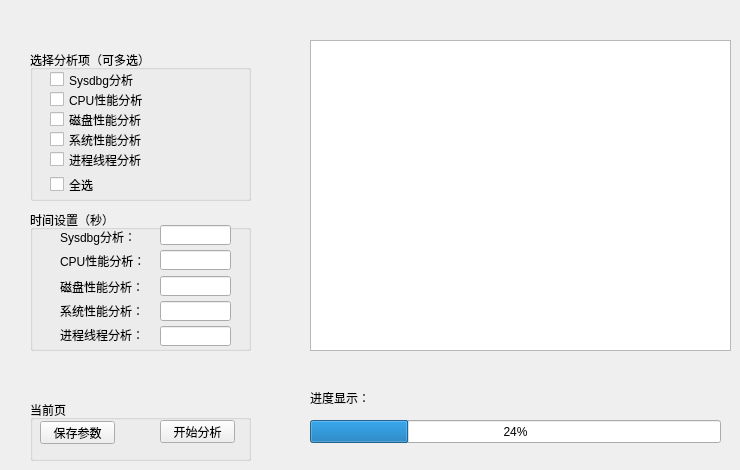
    <widget class="QWidget" name="tab_Advance">
     <attribute name="title">
      <string>高级分析</string>
     </attribute>
     <widget class="QTextBrowser" name="textBrowser_Advanced">
      <property name="geometry">
       <rect>
        <x>310</x>
        <y>40</y>
        <width>421</width>
        <height>311</height>
       </rect>
      </property>
     </widget>
     <widget class="QLabel" name="label_5">
      <property name="geometry">
       <rect>
        <x>310</x>
        <y>390</y>
        <width>72</width>
        <height>15</height>
       </rect>
      </property>
      <property name="text">
       <string>进度显示：</string>
      </property>
     </widget>
     <widget class="QProgressBar" name="progressBar_Advanced">
      <property name="geometry">
       <rect>
        <x>310</x>
        <y>420</y>
        <width>411</width>
        <height>23</height>
       </rect>
      </property>
      <property name="value">
       <number>24</number>
      </property>
     </widget>
     <widget class="QGroupBox" name="groupBox_AdvancedSet">
      <property name="geometry">
       <rect>
        <x>30</x>
        <y>400</y>
        <width>221</width>
        <height>61</height>
       </rect>
      </property>
      <property name="title">
       <string>当前页</string>
      </property>
      <widget class="QPushButton" name="pushButton_AdvancedSave">
       <property name="geometry">
        <rect>
         <x>10</x>
         <y>21</y>
         <width>75</width>
         <height>23</height>
        </rect>
       </property>
       <property name="text">
        <string>保存参数</string>
       </property>
      </widget>
      <widget class="QPushButton" name="pushButton_AdvancedStart">
       <property name="geometry">
        <rect>
         <x>130</x>
         <y>20</y>
         <width>75</width>
         <height>23</height>
        </rect>
       </property>
       <property name="text">
        <string>开始分析</string>
       </property>
      </widget>
     </widget>
     <widget class="QGroupBox" name="groupBox_AdvancedItem">
      <property name="geometry">
       <rect>
        <x>30</x>
        <y>50</y>
        <width>221</width>
        <height>151</height>
       </rect>
      </property>
      <property name="title">
       <string>选择分析项（可多选）</string>
      </property>
      <widget class="QCheckBox" name="checkBox_AdvancedSysdbg">
       <property name="geometry">
        <rect>
         <x>20</x>
         <y>20</y>
         <width>131</width>
         <height>19</height>
        </rect>
       </property>
       <property name="text">
        <string>Sysdbg分析</string>
       </property>
      </widget>
      <widget class="QCheckBox" name="checkBox_AdvancedCpu">
       <property name="geometry">
        <rect>
         <x>20</x>
         <y>40</y>
         <width>131</width>
         <height>19</height>
        </rect>
       </property>
       <property name="text">
        <string>CPU性能分析</string>
       </property>
      </widget>
      <widget class="QCheckBox" name="checkBox_AdvancedDisk">
       <property name="geometry">
        <rect>
         <x>20</x>
         <y>60</y>
         <width>131</width>
         <height>19</height>
        </rect>
       </property>
       <property name="text">
        <string>磁盘性能分析</string>
       </property>
      </widget>
      <widget class="QCheckBox" name="checkBox_AdvancedAll">
       <property name="geometry">
        <rect>
         <x>20</x>
         <y>125</y>
         <width>131</width>
         <height>19</height>
        </rect>
       </property>
       <property name="text">
        <string>全选</string>
       </property>
      </widget>
      <widget class="QCheckBox" name="checkBox_AdvancedSys">
       <property name="geometry">
        <rect>
         <x>20</x>
         <y>80</y>
         <width>131</width>
         <height>19</height>
        </rect>
       </property>
       <property name="text">
        <string>系统性能分析</string>
       </property>
      </widget>
      <widget class="QCheckBox" name="checkBox_AdvancedTask">
       <property name="geometry">
        <rect>
         <x>20</x>
         <y>100</y>
         <width>131</width>
         <height>19</height>
        </rect>
       </property>
       <property name="text">
        <string>进程线程分析</string>
       </property>
      </widget>
     </widget>
     <widget class="QGroupBox" name="groupBox_AdvancedTime">
      <property name="geometry">
       <rect>
        <x>30</x>
        <y>210</y>
        <width>221</width>
        <height>141</height>
       </rect>
      </property>
      <property name="title">
       <string>时间设置（秒）</string>
      </property>
      <widget class="QLineEdit" name="lineEdit_AdvancedSysdbg">
       <property name="geometry">
        <rect>
         <x>130</x>
         <y>15</y>
         <width>71</width>
         <height>20</height>
        </rect>
       </property>
      </widget>
      <widget class="QLabel" name="label_20">
       <property name="geometry">
        <rect>
         <x>30</x>
         <y>19</y>
         <width>91</width>
         <height>16</height>
        </rect>
       </property>
       <property name="text">
        <string>Sysdbg分析：</string>
       </property>
      </widget>
      <widget class="QLabel" name="label_21">
       <property name="geometry">
        <rect>
         <x>30</x>
         <y>43</y>
         <width>101</width>
         <height>16</height>
        </rect>
       </property>
       <property name="text">
        <string>CPU性能分析：</string>
       </property>
      </widget>
      <widget class="QLabel" name="label_22">
       <property name="geometry">
        <rect>
         <x>30</x>
         <y>69</y>
         <width>101</width>
         <height>16</height>
        </rect>
       </property>
       <property name="text">
        <string>磁盘性能分析：</string>
       </property>
      </widget>
      <widget class="QLabel" name="label_23">
       <property name="geometry">
        <rect>
         <x>30</x>
         <y>93</y>
         <width>101</width>
         <height>16</height>
        </rect>
       </property>
       <property name="text">
        <string>系统性能分析：</string>
       </property>
      </widget>
      <widget class="QLineEdit" name="lineEdit_AdvancedCpu">
       <property name="geometry">
        <rect>
         <x>130</x>
         <y>40</y>
         <width>71</width>
         <height>20</height>
        </rect>
       </property>
      </widget>
      <widget class="QLineEdit" name="lineEdit_AdvancedDisk">
       <property name="geometry">
        <rect>
         <x>130</x>
         <y>66</y>
         <width>71</width>
         <height>20</height>
        </rect>
       </property>
      </widget>
      <widget class="QLineEdit" name="lineEdit_AdvancedSys">
       <property name="geometry">
        <rect>
         <x>130</x>
         <y>91</y>
         <width>71</width>
         <height>20</height>
        </rect>
       </property>
      </widget>
      <widget class="QLabel" name="label_27">
       <property name="geometry">
        <rect>
         <x>30</x>
         <y>117</y>
         <width>101</width>
         <height>16</height>
        </rect>
       </property>
       <property name="text">
        <string>进程线程分析：</string>
       </property>
      </widget>
      <widget class="QLineEdit" name="lineEdit_AdvancedTask">
       <property name="geometry">
        <rect>
         <x>130</x>
         <y>116</y>
         <width>71</width>
         <height>20</height>
        </rect>
       </property>
      </widget>
     </widget>
    </widget>
